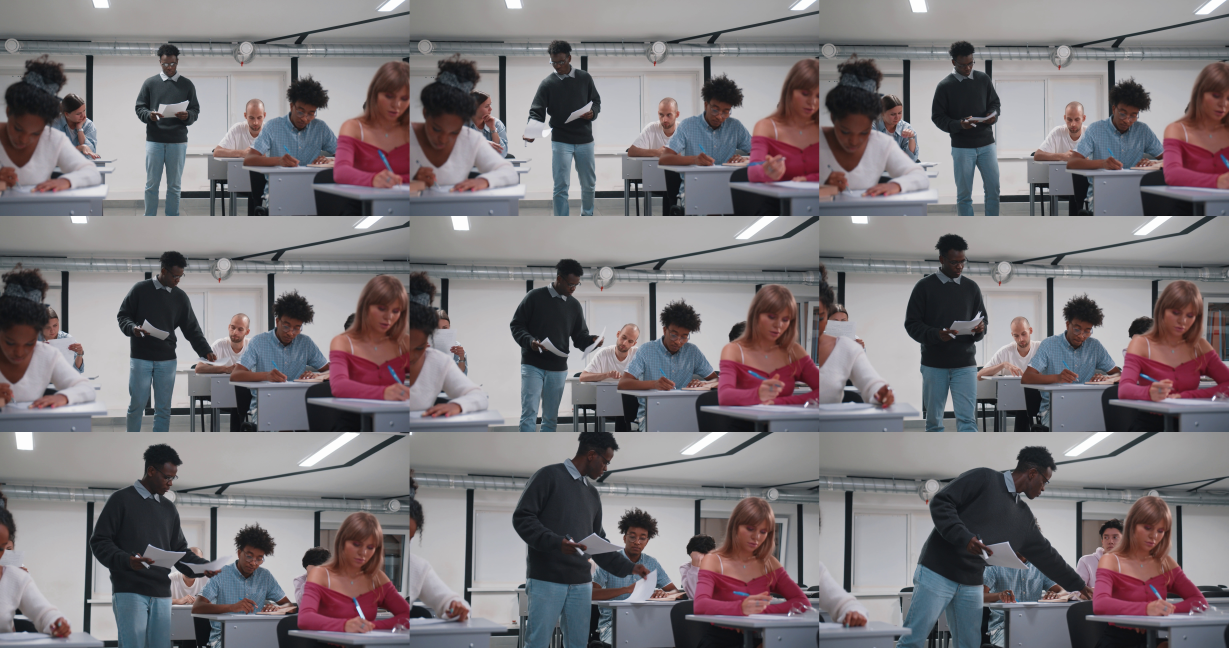
#> input picture Friday 08:30 - 10:30/E22CSEU0921_CV_ LABS/collage.jpg, 6144 x 3240 px, given in place of girl.jpeg, which was not available (shown at 1/5 size)
$ jupyter execute --allow-errors CSET340_E22CSEU1586_Lab10_Task1.ipynb   (older library calls are emulated)   (text cells are left out)
#> lines starting #> are read from the running program, lines starting #| are printed output that depends on the picture; pictures that were not available may be replaced by others from this repository, and a replacement may not be noted
[cell 1]
import cv2
import numpy as np
import matplotlib.pyplot as plt
from skimage import io, util
from skimage.restoration import denoise_wavelet
from skimage.metrics import peak_signal_noise_ratio as psnr
from skimage.metrics import structural_similarity as ssim
from sklearn.metrics import mean_squared_error
from n2v.models import N2V
from csbdeep.utils import normalize
from itertools import product

# Load image and add Gaussian noise
def load_noisy_image(path):
#> called with path = 'girl.jpeg'
    img = cv2.imread(path)
#> img is the input picture: shape (3240, 6144, 3); mean B, G, R 123, 119.2, 124.4
    if img is None:
        raise FileNotFoundError(f"Image not found: {path}")
    img = cv2.cvtColor(img, cv2.COLOR_BGR2RGB)
    img = cv2.resize(img, (256, 256))
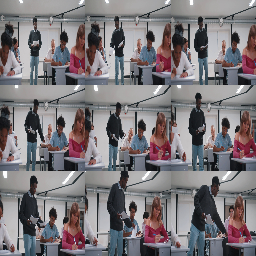
#> img: shape (256, 256, 3); mean R, G, B 124.4, 119.2, 123
    noisy = util.random_noise(img, mode='gaussian', var=0.01)
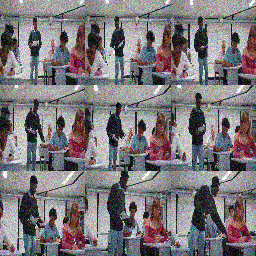
#> noisy: shape (256, 256, 3) float64; mean R, G, B 0.489, 0.468, 0.484
#> `gt, noisy = load_noisy_image(img_path)`:
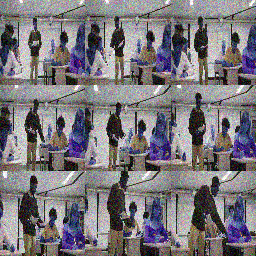
#> noisy: shape (256, 256, 3); mean of channels 0, 1, 2 124.2, 118.9, 122.8; drawn as B, G, R
    return img, (noisy * 255).astype(np.uint8)

# Median Filter
def denoise_median(noisy_img, ksize):
    if ksize % 2 == 0:
        ksize += 1  # Ensure odd kernel size
    return cv2.medianBlur(noisy_img, ksize)

# Wavelet Denoising
def denoise_wavelet_skimage(noisy_img, wavelet='db1', levels=None):
    noisy_img = noisy_img / 255.0
    denoised = denoise_wavelet(noisy_img, wavelet=wavelet, mode='soft', wavelet_levels=levels,
                              channel_axis=-1, rescale_sigma=True)
    return (denoised * 255).astype(np.uint8)

# Noise2Void (using pre-trained model or training)
def denoise_n2v(noisy_img, model_path='models/n2v_2D', train=False, epochs=10, patch_size=64):
    try:
        if train:
            # Train a new model (simplified for demo)
            from n2v.models import N2VConfig
            train_data = noisy_img[np.newaxis, ..., np.newaxis]  # Shape: (1, H, W, C, 1)
            config = N2VConfig(train_data, unet_n_depth=3, train_steps_per_epoch=100,
                              train_epochs=epochs, patch_size=(patch_size, patch_size))
            model = N2V(config, 'n2v_2D_temp', basedir='models')
            model.train(train_data, train_data)
        else:
            model = N2V(config=None, name='n2v_2D', basedir=model_path)
        noisy_norm = normalize(noisy_img, 1, 99.8, axis=(0,1))
        restored = model.predict(noisy_norm, axes='YXC')
        return (restored * 255).astype(np.uint8)
    except Exception as e:
        print(f"Error in Noise2Void: {e}")
        return None

# Evaluation Metrics
def evaluate(true_img, denoised_img):
    p = psnr(true_img, denoised_img, data_range=255)
    s = ssim(true_img, denoised_img, multichannel=True, data_range=255, channel_axis=-1)
    m = mean_squared_error(true_img.flatten(), denoised_img.flatten())
    return p, s, m

# Parameter Tuning
def tune_parameters(gt, noisy):
    results = []

    # Median Filter: Tune kernel size
    median_params = {'ksize': [3, 5, 7]}
    print("\nTuning Median Filter...")
    for ksize in median_params['ksize']:
        denoised = denoise_median(noisy, ksize)
        p, s, m = evaluate(gt, denoised)
        results.append(('Median', f'ksize={ksize}', p, s, m, denoised))
        print(f"ksize={ksize} - PSNR: {p:.2f}, SSIM: {s:.4f}, MSE: {m:.2f}")
#> this loop made 3 passes
#> (p, s, m) on passes 1 to 3: (21.36, 0.693, 475.6), (19.93, 0.612, 660.7), (18.84, 0.524, 850.2)
#| ksize=3 - PSNR: 21.36, SSIM: 0.6933, MSE: 475.56
#| ksize=5 - PSNR: 19.93, SSIM: 0.6122, MSE: 660.73
#| ksize=7 - PSNR: 18.84, SSIM: 0.5238, MSE: 850.25
#> pass 1, in tune_parameters, `denoised = denoise_median(noisy, ksize)`:
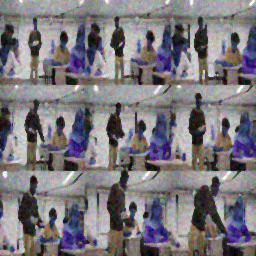
#> denoised: shape (256, 256, 3); mean of channels 0, 1, 2 124.8, 119.2, 123.2; drawn as B, G, R
#> pass 2, in tune_parameters, `denoised = denoise_median(noisy, ksize)`:
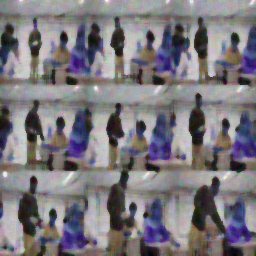
#> denoised: shape (256, 256, 3); mean of channels 0, 1, 2 125.1, 119.4, 123.5; drawn as B, G, R
#> pass 3, in tune_parameters, `denoised = denoise_median(noisy, ksize)`:
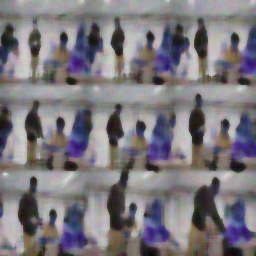
#> denoised: shape (256, 256, 3); mean of channels 0, 1, 2 125.5, 119.6, 123.9; drawn as B, G, R
#> after the loop, results = 3 items

    # Wavelet Denoising: Tune wavelet type and levels
    wavelet_params = {'wavelet': ['db1', 'sym4', 'coif1'], 'levels': [None, 2, 4]}
    print("\nTuning Wavelet Denoising...")
    for wavelet, levels in product(wavelet_params['wavelet'], wavelet_params['levels']):
        denoised = denoise_wavelet_skimage(noisy, wavelet, levels)
        p, s, m = evaluate(gt, denoised)
        results.append(('Wavelet', f'wavelet={wavelet},levels={levels}', p, s, m, denoised))
        print(f"wavelet={wavelet}, levels={levels} - PSNR: {p:.2f}, SSIM: {s:.4f}, MSE: {m:.2f}")
#> this loop made 9 passes
#> (p, s, m) on passes 1 to 9: (23.37, 0.776, 299), (23.32, 0.774, 302.8), (23.38, 0.777, 298.9), (23.19, 0.78, 311.7), (23.19, 0.78, 311.7), (23.41, 0.784, 296.7), (22.77, 0.771, 344), (22.77, 0.771, 344), (22.99, 0.775, 326.4)
#| wavelet=db1, levels=None - PSNR: 23.37, SSIM: 0.7765, MSE: 298.95
#| wavelet=db1, levels=2 - PSNR: 23.32, SSIM: 0.7742, MSE: 302.79
#| wavelet=db1, levels=4 - PSNR: 23.38, SSIM: 0.7765, MSE: 298.89
#| wavelet=sym4, levels=None - PSNR: 23.19, SSIM: 0.7802, MSE: 311.75
#| wavelet=sym4, levels=2 - PSNR: 23.19, SSIM: 0.7802, MSE: 311.75
#| wavelet=sym4, levels=4 - PSNR: 23.41, SSIM: 0.7839, MSE: 296.66
#| wavelet=coif1, levels=None - PSNR: 22.77, SSIM: 0.7706, MSE: 344.00
#| wavelet=coif1, levels=2 - PSNR: 22.77, SSIM: 0.7706, MSE: 344.00
#> (further printed lines are left out)
#> pass 1, in denoise_wavelet_skimage, `denoised = denoise_wavelet(noisy_img, wavelet=wavelet, mode='soft', wa..`:
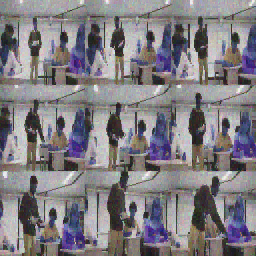
#> denoised: shape (256, 256, 3) float64; mean of channels 0, 1, 2 0.487, 0.466, 0.482; drawn with min black and max white
#> after the loop, results = 12 items

    # Noise2Void: Tune epochs and patch size (if training)
    n2v_results = None
    try:
        print("\nTuning Noise2Void...")
        n2v_params = {'epochs': [10, 20], 'patch_size': [64, 128]}
        for epochs, patch_size in product(n2v_params['epochs'], n2v_params['patch_size']):
            denoised = denoise_n2v(noisy, train=True, epochs=epochs, patch_size=patch_size)
            if denoised is not None:
                p, s, m = evaluate(gt, denoised)
                results.append(('Noise2Void', f'epochs={epochs},patch_size={patch_size}', p, s, m, denoised))
                print(f"epochs={epochs}, patch_size={patch_size} - PSNR: {p:.2f}, SSIM: {s:.4f}, MSE: {m:.2f}")
    except Exception as e:
        print(f"Skipping Noise2Void tuning due to error: {e}")

    return results

# Main Flow
#> (the rest of this cell did not finish here and is left out)
